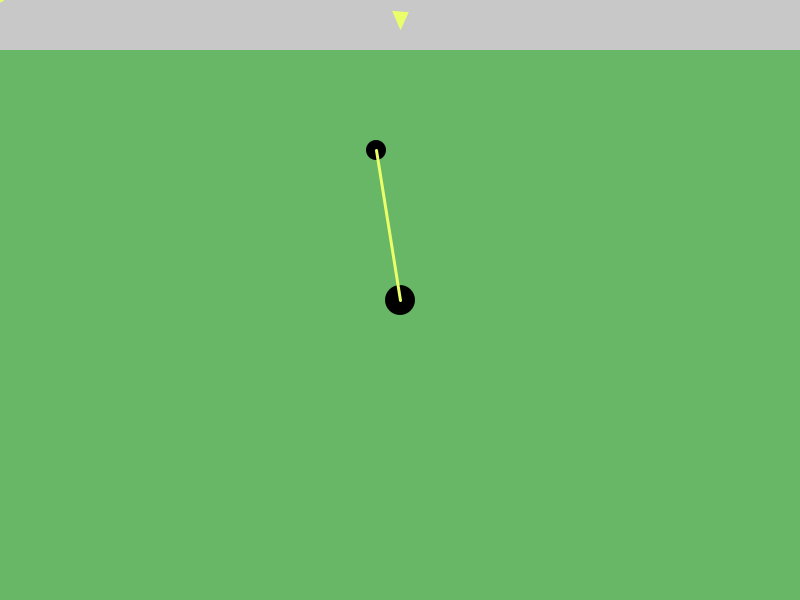
Frame 1 (no input)
Frame 60 (the mouse pressed at the canvas centre just before this capture): identical to frame 1, image omitted
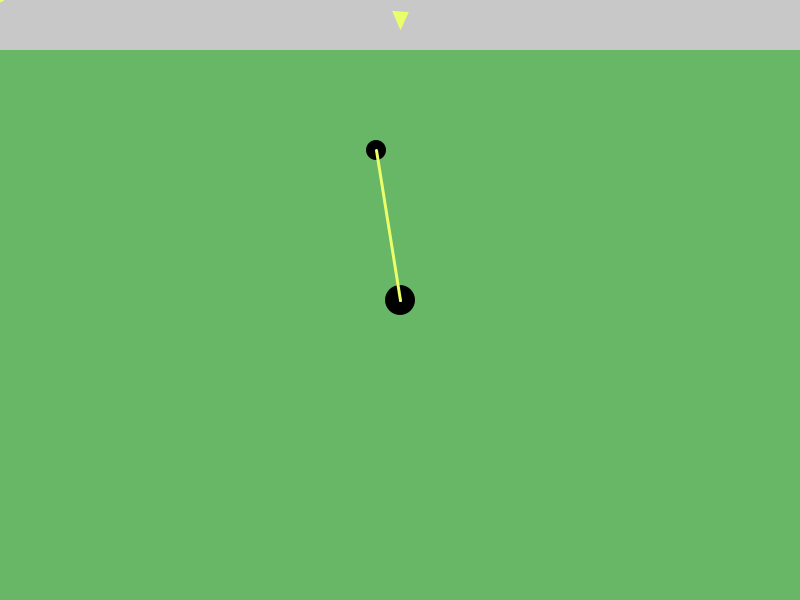
Frame 120 (the mouse held since frame 60 and released just before this capture)

The Processing sketch that drew these frames (run headless with seeded random() and noise(); from frame 60 on, the mouse is pressed at the canvas centre):

// Processing sketch: Ejercicio13
// ── Ejercicio13.pde
Ball whiteBall;
boolean arrastrando = false; // Indica si el jugador arrastra el mouse
Wall wall;
ArrayList<Ball> balls;

void setup() {
  size(800, 600);
  whiteBall = new Ball(new PVector(width / 2, height / 2), 30);
  wall = new Wall(new PVector(width/2,25),width,50 );
  balls = new ArrayList<Ball>();
  
  balls.add(new Ball(new PVector(width/2-24,height/2-150), 20));

}

void draw() {
  frameRate(10);
  background(#67B766);
  rectMode(CENTER);

  wall.display();
  
  // Actualizar y dibujar la bola que se puede arrastrar
  whiteBall.actualizar();
  whiteBall.dibujar();
  
  for (Ball ball : balls) {
    ball.actualizar();
    ball.dibujar();    
    line(whiteBall.posicion.x, whiteBall.posicion.y, ball.posicion.x, ball.posicion.y);

    // Verificar colisión entre las bolas
    if (whiteBall.colisionaCon(ball)) {
      // Calcular la normal de la colisión
      PVector normal = whiteBall.calcularNormal(ball);
      
      // Reflejar las velocidades de ambas bolas
      whiteBall.reflejar(normal);
      ball.direccion.destino.set(normal.mult(-1));
    }
    // Verificar colisión entre las bolas
    /*for (Ball otherBall : balls) {
      if (ball != otherBall && ball.colisionaCon(otherBall)) {
        // Calcular la normal de la colisión
        PVector normal = ball.calcularNormal(otherBall);
        
        // Reflejar las velocidades de ambas bolas
        ball.reflejar(normal);
        otherBall.reflejar(normal);
      }
    }*/
  }
  
  if (arrastrando) {
    // Dibujar línea entre la bola y el cursor del mouse
    line(whiteBall.posicion.x, whiteBall.posicion.y, mouseX, mouseY);
  }
  
  // Verificar si la bola ha colisionado con la pared
  if (whiteBall.posicion.y + whiteBall.diametro / 2 <= wall.posicion.y + wall.alto) {
    PVector normal = wall.direccion.destino;
    // Calcular la reflexión de la velocidad de la bola
    //PVector direccionRef = PVector.sub(whiteBall.velocidad, PVector.mult(normal, 2 * PVector.dot(whiteBall.velocidad, normal)));

    normal = PVector.mult(normal, 2 * PVector.dot(whiteBall.velocidad, normal));
    PVector direccionRef = PVector.sub(whiteBall.velocidad, normal);

    // Asignar la nueva velocidad reflejada a la dirección de la bola
    whiteBall.direccion.setDestino(direccionRef);
  }
  
}

void mousePressed() {
  // Verifica si el mouse está sobre la bola que se puede arrastrar
  if (dist(mouseX, mouseY, whiteBall.posicion.x, whiteBall.posicion.y) < whiteBall.diametro / 2) {
    // Iniciar arrastre de la bola
    arrastrando = true;
  }

}

void mouseReleased() {
  if (arrastrando) {
    // Calcula la velocidad del golpe
    whiteBall.golpear(PVector.sub(whiteBall.posicion, new PVector(mouseX, mouseY)).mult(0.08));
    arrastrando = false;
  }
}

// ── Ball.pde
/** Clase para representar una bola */
class Ball {
  PVector posicion; // Posición
  PVector velocidad; // Velocidad
  float diametro; // Diámetro
  float factorDeFrenado; // Factor de disminución de velocidad
  Vector direccion;
  
  Ball(PVector posicion, float diametro) {
    this.posicion = posicion;
    this.velocidad = new PVector(0,0);
    this.diametro = diametro;
    this.direccion = new Vector();
    //this.factorDeFrenado = 0.97; // Factor de disminución de velocidad
  }
  
  void dibujar() {
    fill(0);
    noStroke();
    ellipse(this.posicion.x, this.posicion.y, diametro, diametro);
    direccion.display();
  }
  
  void golpear(PVector velocidad) {
    // Aplica la velocidad de golpe a la bola
    this.velocidad = velocidad;
    this.direccion.setOrigen(this.posicion);
    this.direccion.setDestino(this.velocidad);
  }
  
  void actualizar() {    
    // Actualiza la posición de la bola
    this.posicion.add(this.direccion.destino);
    
    // Hay que disminuir la velocidad con el tiempo
    
  }
  
  boolean colisionaCon(Ball otra) {
    // Verifica si hay colisión entre esta bola y otra
    float distancia = this.posicion.dist(otra.posicion);
    return distancia < this.diametro / 2 + otra.diametro / 2;
  }
  
  PVector calcularNormal(Ball otra) {
    // Calcula la normal de la colisión entre esta bola y otra
    return PVector.sub(this.posicion, otra.posicion).normalize();
  }
  
  void reflejar(PVector normal) {
    // Refleja la velocidad de esta bola basándose en la normal de la colisión
    float dot = PVector.dot(this.velocidad, normal);
    PVector reflejada = PVector.sub(this.velocidad, PVector.mult(normal, 2 * dot));
    this.velocidad.set(reflejada);
  }
  
}

// ── Vector.pde
class  Vector{
  /* -- ATRIBUTOS -- */
  private PVector origen;
  private PVector destino;
  private Integer tamañoFlecha = 13;
  
  /* -- CONSTRUCTORES -- */
  /** Constructor por defecto */
  public Vector(){
    this.origen = new PVector(0,0);
    this.destino = new PVector(0,0);
  }
  /** Constructor parametrizado */
  public Vector(PVector origen, PVector destino){
    this.origen = origen;
    this.destino = destino;
  }
  
  /* -- METODOS --*/
  /** Metodo que dibuja al vector */
  public void display(){
    strokeWeight(2);
    stroke(#EBFF6A);
    line(this.origen.x, this.origen.y, this.origen.x + this.destino.x, this.origen.y + this.destino.y);
  
    // Dibujar la flecha al final del vector
    float angle = atan2(this.destino.y , this.destino.x ); //Calcula angulo entre la linea Esto nos dará el ángulo en radianes.
    strokeWeight(3);
    fill(#EBFF6A);
    pushMatrix(); // Todos los cambios aplicados no afectaran a otros objetos que se dibujen después.
      translate(this.origen.x + this.destino.x, this.origen.y + this.destino.y); // Se traslada el origen del sistema de coordenadas al punto final del vector
      rotate(angle); //Se rota el sistema de coordenadas al ángulo del vector
      triangle(-this.tamañoFlecha,this.tamañoFlecha/2 , -this.tamañoFlecha, -this.tamañoFlecha/2, 0, 0);
    popMatrix();
  }
  
  /** Metodo que devuelve el producto punto de dos vectores*/
  public float obtenerProductoPunto(Vector vector){
    return PVector.dot(this.destino,vector.getDestino());
  }
  /** Metodo que devuelve la magnitud de un vector */
  public float obtenerMagnitud(){
    return this.destino.mag();
  }
  
  /* ASESORES */
  /* Getters */
  public PVector getOrigen(){
    return this.origen;
  }
  public PVector getDestino(){
    return this.destino;
  }
  
  /* Setters */
  public void setDestino(PVector nuevaPos){
    this.destino = nuevaPos;
  }
  public void setOrigen(PVector nuevaPos){
    this.origen = nuevaPos;
  }
} //end class Vector

// ── Wall.pde
class Wall{
  private PVector posicion;
  private int ancho;
  private int alto;
  private Vector direccion;
  
  /* -- CONSTRUCTORES -- */
  /** Constructor Parametrizado */
  public Wall(PVector posicion, int ancho, int alto){
    this.posicion = posicion;
    this.ancho = ancho;
    this.alto = alto;
    this.direccion = new Vector(this.posicion, new PVector(0,1));
  }
  
  /** Metodo que dibuja una pared */
  public void display(){
    fill(200); 
    noStroke();
    rect(this.posicion.x, this.posicion.y, ancho, alto);

    stroke(0);
    this.direccion.display();
  }
  
}
